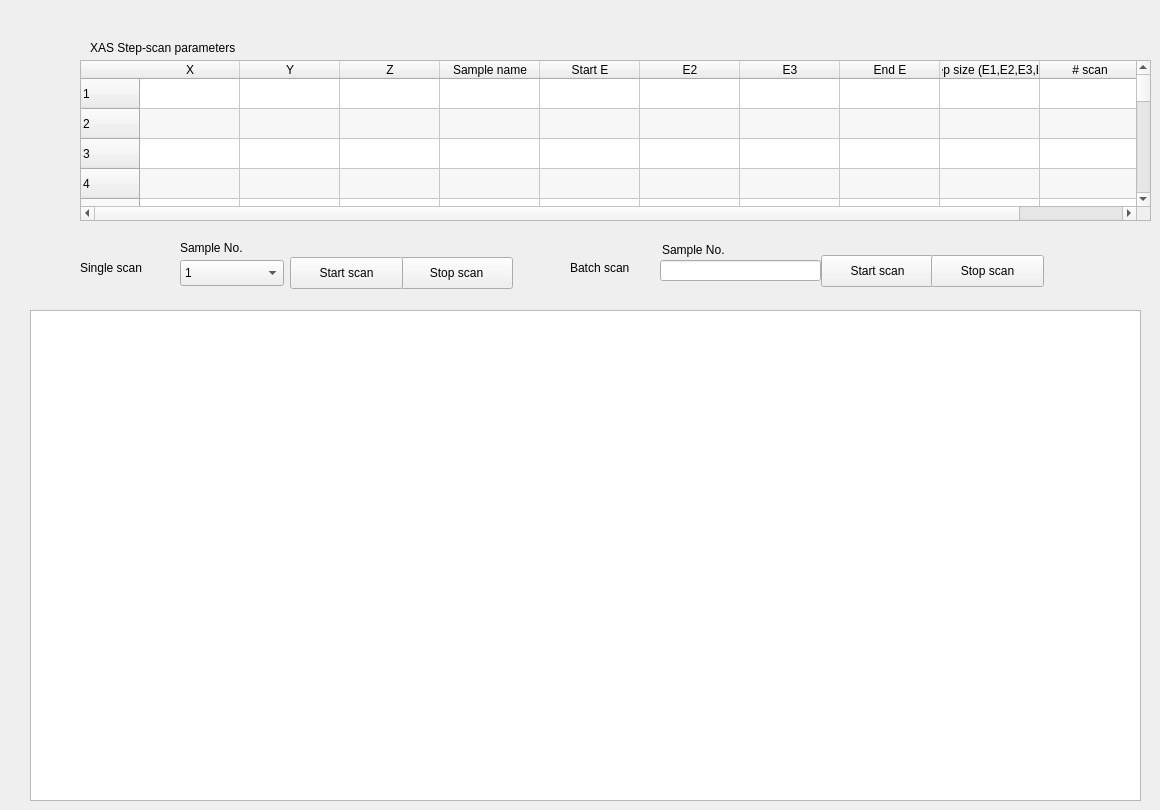
    <widget class="QWidget" name="tab_XASstep">
     <attribute name="title">
      <string>XAS-Step scan</string>
     </attribute>
     <widget class="PlotWidget" name="graphicsView_2">
      <property name="geometry">
       <rect>
        <x>30</x>
        <y>310</y>
        <width>1111</width>
        <height>491</height>
       </rect>
      </property>
     </widget>
     <widget class="QLabel" name="label_XASstep_para">
      <property name="geometry">
       <rect>
        <x>90</x>
        <y>40</y>
        <width>171</width>
        <height>16</height>
       </rect>
      </property>
      <property name="text">
       <string>XAS Step-scan parameters</string>
      </property>
     </widget>
     <widget class="QTableWidget" name="tableWidget_XASstep_para">
      <property name="geometry">
       <rect>
        <x>80</x>
        <y>60</y>
        <width>1071</width>
        <height>161</height>
       </rect>
      </property>
      <property name="alternatingRowColors">
       <bool>true</bool>
      </property>
      <row>
       <property name="text">
        <string>1</string>
       </property>
      </row>
      <row>
       <property name="text">
        <string>2</string>
       </property>
      </row>
      <row>
       <property name="text">
        <string>3</string>
       </property>
      </row>
      <row>
       <property name="text">
        <string>4</string>
       </property>
      </row>
      <row>
       <property name="text">
        <string>5</string>
       </property>
      </row>
      <row>
       <property name="text">
        <string>6</string>
       </property>
      </row>
      <row>
       <property name="text">
        <string>7</string>
       </property>
      </row>
      <row>
       <property name="text">
        <string>8</string>
       </property>
      </row>
      <row>
       <property name="text">
        <string>9</string>
       </property>
      </row>
      <row>
       <property name="text">
        <string>11</string>
       </property>
      </row>
      <row>
       <property name="text">
        <string>New Row</string>
       </property>
      </row>
      <row>
       <property name="text">
        <string>12</string>
       </property>
      </row>
      <row>
       <property name="text">
        <string>13</string>
       </property>
      </row>
      <row>
       <property name="text">
        <string>14</string>
       </property>
      </row>
      <row>
       <property name="text">
        <string>15</string>
       </property>
      </row>
      <row>
       <property name="text">
        <string>16</string>
       </property>
      </row>
      <row>
       <property name="text">
        <string>17</string>
       </property>
      </row>
      <row>
       <property name="text">
        <string>18</string>
       </property>
      </row>
      <row>
       <property name="text">
        <string>19</string>
       </property>
      </row>
      <row>
       <property name="text">
        <string>20</string>
       </property>
      </row>
      <row>
       <property name="text">
        <string>21</string>
       </property>
      </row>
      <row>
       <property name="text">
        <string>22</string>
       </property>
      </row>
      <row>
       <property name="text">
        <string/>
       </property>
      </row>
      <column>
       <property name="text">
        <string>X</string>
       </property>
      </column>
      <column>
       <property name="text">
        <string>Y</string>
       </property>
      </column>
      <column>
       <property name="text">
        <string>Z</string>
       </property>
      </column>
      <column>
       <property name="text">
        <string>Sample name</string>
       </property>
      </column>
      <column>
       <property name="text">
        <string>Start E</string>
       </property>
      </column>
      <column>
       <property name="text">
        <string>E2</string>
       </property>
      </column>
      <column>
       <property name="text">
        <string>E3</string>
       </property>
      </column>
      <column>
       <property name="text">
        <string>End E</string>
       </property>
      </column>
      <column>
       <property name="text">
        <string>Step size (E1,E2,E3,E4)</string>
       </property>
      </column>
      <column>
       <property name="text">
        <string># scan</string>
       </property>
      </column>
     </widget>
     <widget class="QLabel" name="label_XASstep_single">
      <property name="geometry">
       <rect>
        <x>80</x>
        <y>260</y>
        <width>81</width>
        <height>16</height>
       </rect>
      </property>
      <property name="text">
       <string>Single scan</string>
      </property>
     </widget>
     <widget class="QPushButton" name="pushButton_13">
      <property name="geometry">
       <rect>
        <x>400</x>
        <y>257</y>
        <width>113</width>
        <height>32</height>
       </rect>
      </property>
      <property name="text">
       <string>Stop scan</string>
      </property>
     </widget>
     <widget class="QPushButton" name="pushButton_14">
      <property name="geometry">
       <rect>
        <x>821</x>
        <y>255</y>
        <width>113</width>
        <height>32</height>
       </rect>
      </property>
      <property name="text">
       <string>Start scan</string>
      </property>
     </widget>
     <widget class="QComboBox" name="comboBox_XASstep_single">
      <property name="geometry">
       <rect>
        <x>180</x>
        <y>260</y>
        <width>104</width>
        <height>26</height>
       </rect>
      </property>
      <property name="mouseTracking">
       <bool>false</bool>
      </property>
      <property name="acceptDrops">
       <bool>true</bool>
      </property>
      <item>
       <property name="text">
        <string>1</string>
       </property>
      </item>
      <item>
       <property name="text">
        <string>2</string>
       </property>
      </item>
      <item>
       <property name="text">
        <string>3</string>
       </property>
      </item>
      <item>
       <property name="text">
        <string>4</string>
       </property>
      </item>
      <item>
       <property name="text">
        <string>5</string>
       </property>
      </item>
      <item>
       <property name="text">
        <string>6</string>
       </property>
      </item>
      <item>
       <property name="text">
        <string>7</string>
       </property>
      </item>
      <item>
       <property name="text">
        <string>8</string>
       </property>
      </item>
      <item>
       <property name="text">
        <string>9</string>
       </property>
      </item>
      <item>
       <property name="text">
        <string>10</string>
       </property>
      </item>
     </widget>
     <widget class="QPushButton" name="pushButton_15">
      <property name="geometry">
       <rect>
        <x>931</x>
        <y>255</y>
        <width>113</width>
        <height>32</height>
       </rect>
      </property>
      <property name="text">
       <string>Stop scan</string>
      </property>
     </widget>
     <widget class="QLabel" name="label_19">
      <property name="geometry">
       <rect>
        <x>570</x>
        <y>260</y>
        <width>81</width>
        <height>16</height>
       </rect>
      </property>
      <property name="text">
       <string>Batch scan</string>
      </property>
     </widget>
     <widget class="QPushButton" name="Btn_">
      <property name="geometry">
       <rect>
        <x>290</x>
        <y>257</y>
        <width>113</width>
        <height>32</height>
       </rect>
      </property>
      <property name="text">
       <string>Start scan</string>
      </property>
     </widget>
     <widget class="QLabel" name="label_XASstep_sampleNo">
      <property name="geometry">
       <rect>
        <x>180</x>
        <y>240</y>
        <width>81</width>
        <height>16</height>
       </rect>
      </property>
      <property name="text">
       <string>Sample No.</string>
      </property>
     </widget>
     <widget class="QLabel" name="label_22">
      <property name="geometry">
       <rect>
        <x>662</x>
        <y>242</y>
        <width>81</width>
        <height>16</height>
       </rect>
      </property>
      <property name="text">
       <string>Sample No.</string>
      </property>
     </widget>
     <widget class="QLineEdit" name="lineEdit_2">
      <property name="geometry">
       <rect>
        <x>660</x>
        <y>260</y>
        <width>161</width>
        <height>21</height>
       </rect>
      </property>
     </widget>
    </widget>
